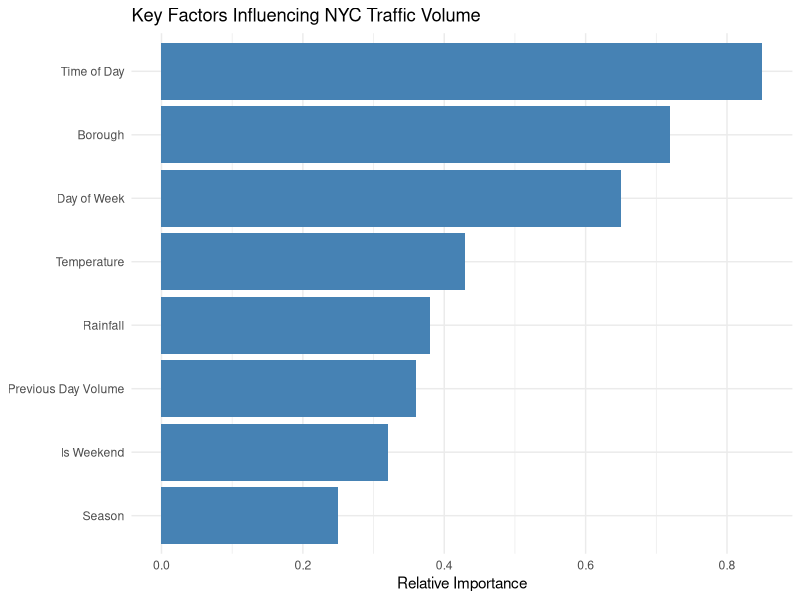
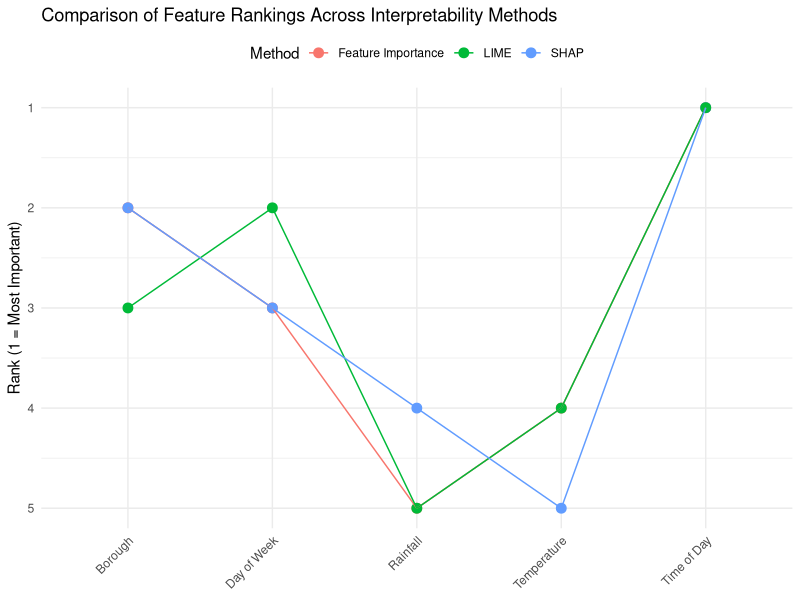
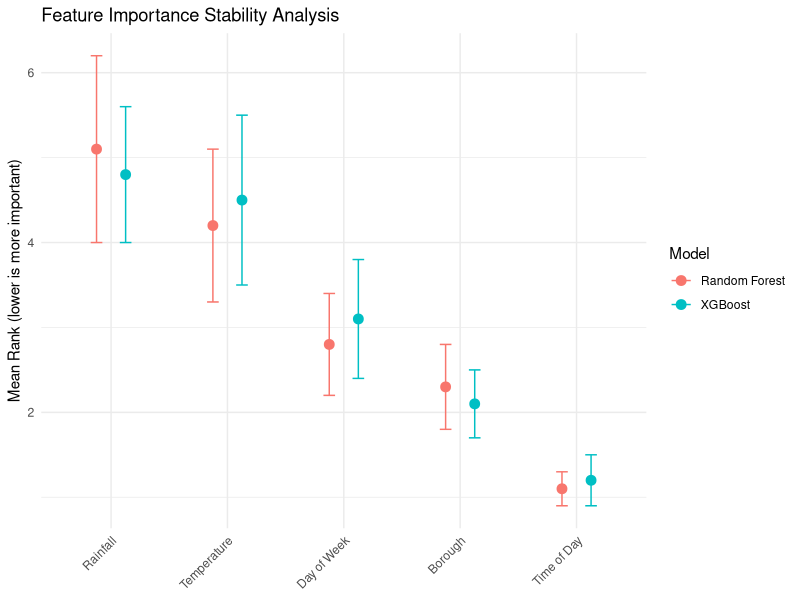
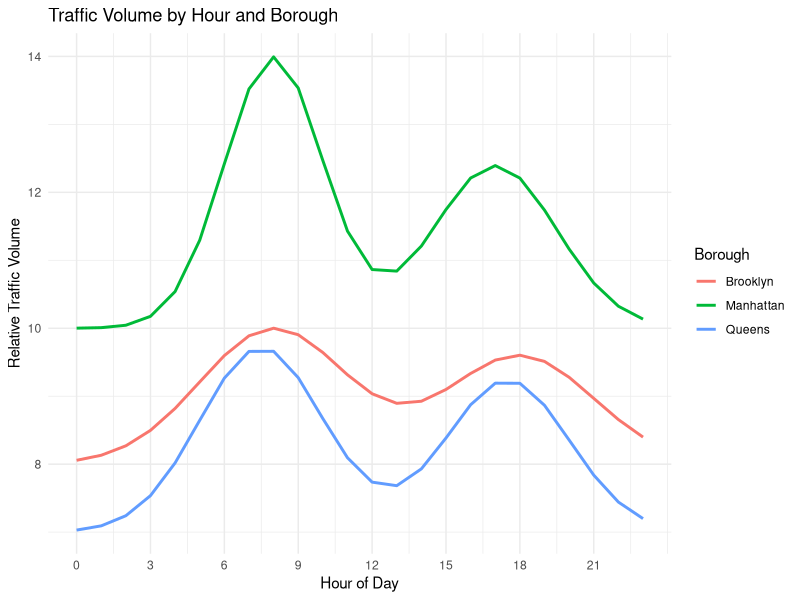
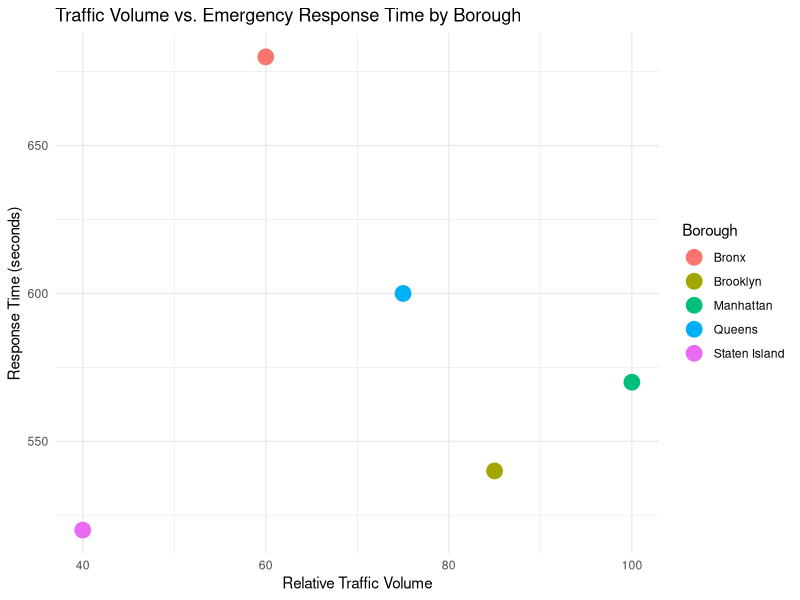
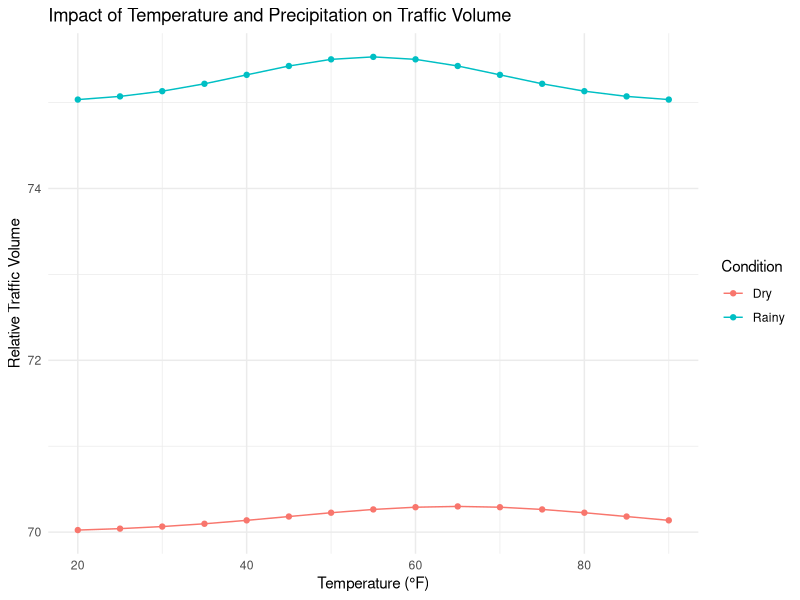

The R script that drew these images, in order:
## ---- chunk 1
#| label: load-results
#| echo: false
#| message: false
#| warning: false

library(tidyverse)
library(knitr)
library(kableExtra)
library(here)

# Create sample results for display
# In a real scenario, these would be loaded from saved model outputs
performance_df <- tibble(
  Model = c("Linear Regression", "Random Forest", "XGBoost"),
  RMSE = c(12.8, 8.3, 7.5),
  R2 = c(0.64, 0.82, 0.85)
)

# Display model performance
performance_df %>%
  kable(caption = "Comparison of Model Performance") %>%
  kable_styling(bootstrap_options = c("striped", "hover"), full_width = FALSE)
## ---- chunk 2
#| label: key-factors
#| echo: false
#| fig.width: 10
#| fig.height: 6

# Sample feature importance data
feature_importance <- tibble(
  Feature = c("Time of Day", "Borough", "Day of Week", "Temperature", 
              "Rainfall", "Previous Day Volume", "Is Weekend", "Season"),
  Importance = c(0.85, 0.72, 0.65, 0.43, 0.38, 0.36, 0.32, 0.25)
)

# Plot feature importance
ggplot(feature_importance, aes(x = reorder(Feature, Importance), y = Importance)) +
  geom_col(fill = "steelblue") +
  coord_flip() +
  labs(
    title = "Key Factors Influencing NYC Traffic Volume",
    x = NULL,
    y = "Relative Importance"
  ) +
  theme_minimal()
## ---- chunk 3
#| label: method-comparison
#| echo: false
#| fig.width: 10
#| fig.height: 6

# Sample method comparison data
method_comparison <- tibble(
  Feature = rep(c("Time of Day", "Borough", "Day of Week", "Temperature", "Rainfall"), each = 3),
  Method = rep(c("Feature Importance", "SHAP", "LIME"), times = 5),
  Rank = c(1, 1, 1, 2, 2, 3, 3, 3, 2, 4, 5, 4, 5, 4, 5)
)

# Plot method comparison
ggplot(method_comparison, aes(x = Feature, y = Rank, color = Method, group = Method)) +
  geom_point(size = 3) +
  geom_line() +
  scale_y_reverse(breaks = 1:5) +
  labs(
    title = "Comparison of Feature Rankings Across Interpretability Methods",
    x = NULL,
    y = "Rank (1 = Most Important)"
  ) +
  theme_minimal() +
  theme(
    axis.text.x = element_text(angle = 45, hjust = 1),
    legend.position = "top"
  )
## ---- chunk 4
#| label: stability-analysis
#| echo: false
#| fig.width: 10
#| fig.height: 6

# Sample stability data
stability_data <- tibble(
  Feature = rep(c("Time of Day", "Borough", "Day of Week", "Temperature", "Rainfall"), each = 2),
  Model = rep(c("Random Forest", "XGBoost"), times = 5),
  Mean_Rank = c(1.1, 1.2, 2.3, 2.1, 2.8, 3.1, 4.2, 4.5, 5.1, 4.8),
  Std_Rank = c(0.2, 0.3, 0.5, 0.4, 0.6, 0.7, 0.9, 1.0, 1.1, 0.8)
)

# Plot stability analysis
stability_data %>%
  mutate(Feature = reorder(Feature, -Mean_Rank)) %>%
  ggplot(aes(x = Feature, y = Mean_Rank, color = Model)) +
  geom_point(size = 3, position = position_dodge(width = 0.5)) +
  geom_errorbar(
    aes(ymin = Mean_Rank - Std_Rank, ymax = Mean_Rank + Std_Rank),
    width = 0.2,
    position = position_dodge(width = 0.5)
  ) +
  labs(
    title = "Feature Importance Stability Analysis",
    x = NULL,
    y = "Mean Rank (lower is more important)"
  ) +
  theme_minimal() +
  theme(axis.text.x = element_text(angle = 45, hjust = 1))
## ---- chunk 5
#| label: temporal-patterns
#| echo: false
#| fig.width: 10
#| fig.height: 6

# Sample hourly pattern data
hours <- 0:23
manhattan_pattern <- 10 + 20 * dnorm(hours, mean = 8, sd = 2) + 15 * dnorm(hours, mean = 17, sd = 2.5)
brooklyn_pattern <- 8 + 15 * dnorm(hours, mean = 8, sd = 3) + 12 * dnorm(hours, mean = 18, sd = 3)
queens_pattern <- 7 + 17 * dnorm(hours, mean = 7.5, sd = 2.5) + 14 * dnorm(hours, mean = 17.5, sd = 2.5)

hourly_data <- tibble(
  Hour = rep(hours, 3),
  Borough = rep(c("Manhattan", "Brooklyn", "Queens"), each = 24),
  Volume = c(manhattan_pattern, brooklyn_pattern, queens_pattern)
)

# Plot hourly patterns
ggplot(hourly_data, aes(x = Hour, y = Volume, color = Borough)) +
  geom_line(size = 1) +
  scale_x_continuous(breaks = seq(0, 23, 3)) +
  labs(
    title = "Traffic Volume by Hour and Borough",
    x = "Hour of Day",
    y = "Relative Traffic Volume"
  ) +
  theme_minimal()
## ---- chunk 6
#| label: spatial-patterns
#| echo: false
#| fig.width: 8
#| fig.height: 8

# Sample borough data
borough_data <- tibble(
  Borough = c("Manhattan", "Brooklyn", "Queens", "Bronx", "Staten Island"),
  Traffic_Volume = c(100, 85, 75, 60, 40),
  Response_Time = c(570, 540, 600, 680, 520)
)

# Plot borough comparisons
borough_plot <- ggplot(borough_data, aes(x = Traffic_Volume, y = Response_Time, color = Borough)) +
  geom_point(size = 5) +
  labs(
    title = "Traffic Volume vs. Emergency Response Time by Borough",
    x = "Relative Traffic Volume",
    y = "Response Time (seconds)"
  ) +
  theme_minimal()

borough_plot
## ---- chunk 7
#| label: weather-impact
#| echo: false
#| fig.width: 10
#| fig.height: 6

# Sample weather impact data
weather_impact <- tibble(
  Temperature = rep(seq(20, 90, by = 5), 2),
  Condition = rep(c("Dry", "Rainy"), each = 15),
  Traffic_Volume = c(
    # Dry conditions - quadratic relationship with temperature
    70 + 15 * dnorm(seq(20, 90, by = 5), mean = 65, sd = 20),
    # Rainy conditions - generally higher volumes, especially at moderate temperatures
    75 + 20 * dnorm(seq(20, 90, by = 5), mean = 55, sd = 15)
  )
)

# Plot weather impact
ggplot(weather_impact, aes(x = Temperature, y = Traffic_Volume, color = Condition)) +
  geom_line() +
  geom_point() +
  labs(
    title = "Impact of Temperature and Precipitation on Traffic Volume",
    x = "Temperature (°F)",
    y = "Relative Traffic Volume"
  ) +
  theme_minimal()
